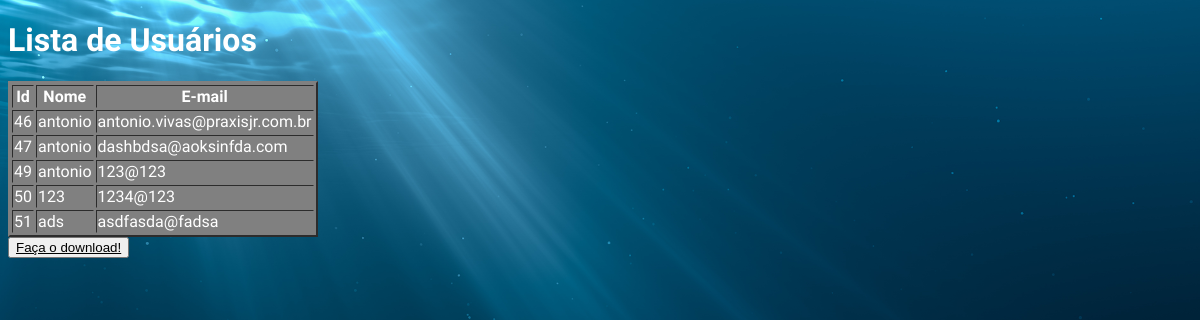
/tabela.php, run on the app's committed database.
### tables this page shows
CREATE TABLE `cadastro` (
  `id` int(11) NOT NULL,
  `email` varchar(40) NOT NULL,
  `nome` varchar(40) NOT NULL,
  `senha` varchar(20) NOT NULL
);

### tabela.php (the view, shortened to what this page needs)
<?php
  include("processoadm.php");
?>
<!DOCTYPE html>
<html lang="en">
<head>
  <link rel="stylesheet" href="css/geral.css">
</head>
<body>
<h1>Lista de Usuários</h1>
<table border='2'>
<?php
  $resultado2 = mysqli_query ($conec, "SELECT * FROM cadastro");
  echo "<tr>
          <th>Id</th>
          <th>Nome</th>
          <th>E-mail</th>
        </tr>";
  while($dados = mysqli_fetch_array($resultado2)){
  $id2 = $dados['id'];
  $email2 = $dados['email'];
  $nome2 = $dados['nome'];
  echo "<tr>
          <td>$id2</td>
          <td>$nome2</td>
          <td>$email2</td>
        </tr>";
  }
?>
</table>
<button> <a href="tabelabaixar.php">Faça o download!</a> </button>
</body>
</html>

### css/geral.css (style rules this page uses)
body { background-image: url(../img/images.png); background-size: cover; color: white; font-family: 'Ubuntu', sans-serif; }
table { background-color: gray; }
a { color: black; }

### data on the page
cadastro: id "46", nome "antonio", email "antonio.vivas@praxisjr.com.br"
cadastro: id "47", nome "antonio", email "dashbdsa@aoksinfda.com"
cadastro: id "49", nome "antonio", email "123@123"
cadastro: id "50", nome "123", email "1234@123"
cadastro: id "51", nome "ads", email "asdfasda@fadsa"
